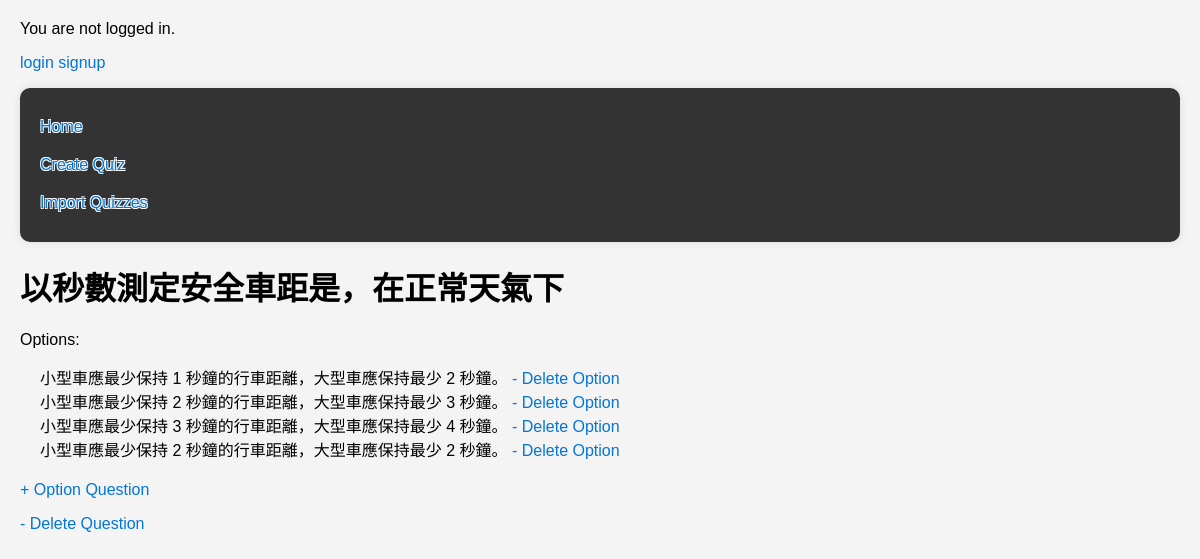
Screenshot of /quiz/55/question/ with the database file from the repository.
### quizzes/models.py (models this page shows, shortened)
class Question(models.Model):
    quiz = models.ForeignKey(Quiz, related_name='questions', on_delete=models.CASCADE)
    text = models.CharField(max_length=255)
    created_at = models.DateTimeField(auto_now_add=True)

class Option(models.Model):
    question = models.ForeignKey(Question, related_name='options', on_delete=models.CASCADE)
    text = models.CharField(max_length=255)
    is_correct = models.BooleanField(default=False)

### quizzes/views.py (the view)
# urls.py: path('<int:pk>/question/', views.QuestionDetailView.as_view(), name='question_detail'),
class QuestionDetailView(DetailView):
    model = Question
    template_name = 'question_detail.html'
    context_object_name = 'question'

### templates/question_detail.html
{% extends 'base.html' %}
{% block content %}
<h1>{{ question.text }}</h1>
<p>Options:</p>
<ol>
    {% for option in question.options.all %}
    <li>{{ option.text }} <a href="{% url 'option_delete' question_id=question.id pk=option.id %}"> - Delete Option</a></li>
    {% endfor %}
</ol>
<p><a href="{% url 'option_create' question.id %}">+ Option Question</a></p>
<p><a href="{% url 'question_delete' question.pk %}">- Delete Question</a></p>
{% endblock %}

### static/css/base.css (style rules this page uses)
body { font-family: Arial, sans-serif; background-color: #f4f4f4; margin: 0; padding: 20px; }
ul, ol { list-style-type: none; padding: 0; }
a { color: #0275d8; text-decoration: none; }
ul, ol { padding-left: 20px; margin: 0 0 20px 0; }

### rows the page displays
Question: text "以秒數測定安全車距是，在正常天氣下"
Option: text "小型車應最少保持 1 秒鐘的行車距離，大型車應保持最少 2 秒鐘。"
Option: text "小型車應最少保持 2 秒鐘的行車距離，大型車應保持最少 3 秒鐘。"
Option: text "小型車應最少保持 3 秒鐘的行車距離，大型車應保持最少 4 秒鐘。"
Option: text "小型車應最少保持 2 秒鐘的行車距離，大型車應保持最少 2 秒鐘。"
